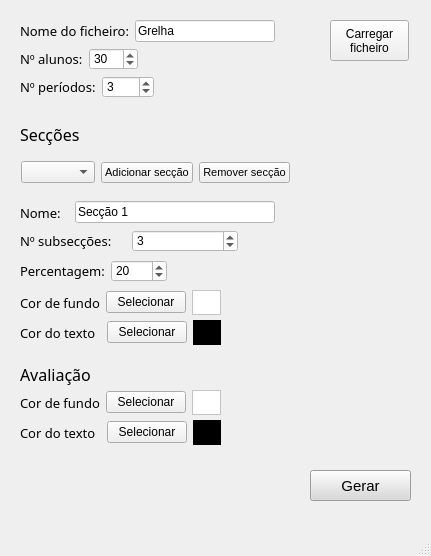
<?xml version="1.0" encoding="UTF-8"?>
<ui version="4.0">
 <class>MainWindow</class>
 <widget class="QMainWindow" name="MainWindow">
  <property name="geometry">
   <rect>
    <x>0</x>
    <y>0</y>
    <width>431</width>
    <height>556</height>
   </rect>
  </property>
  <property name="windowTitle">
   <string>MainWindow</string>
  </property>
  <widget class="QWidget" name="centralwidget">
   <widget class="QWidget" name="layoutWidget_12">
    <property name="geometry">
     <rect>
      <x>20</x>
      <y>20</y>
      <width>255</width>
      <height>22</height>
     </rect>
    </property>
    <layout class="QHBoxLayout" name="horizontalLayout_26">
     <item>
      <widget class="QLabel" name="ficheiroLabel">
       <property name="maximumSize">
        <size>
         <width>150</width>
         <height>16777215</height>
        </size>
       </property>
       <property name="font">
        <font>
         <family>Arial Rounded MT Bold</family>
         <pointsize>10</pointsize>
        </font>
       </property>
       <property name="text">
        <string>Nome do ficheiro:</string>
       </property>
      </widget>
     </item>
     <item>
      <widget class="QLineEdit" name="ficheiroTextBox">
       <property name="maximumSize">
        <size>
         <width>200</width>
         <height>16777215</height>
        </size>
       </property>
       <property name="styleSheet">
        <string notr="true">background-color: white
</string>
       </property>
       <property name="text">
        <string>Grelha</string>
       </property>
       <property name="placeholderText">
        <string/>
       </property>
      </widget>
     </item>
    </layout>
   </widget>
   <widget class="QWidget" name="layoutWidget_11">
    <property name="geometry">
     <rect>
      <x>20</x>
      <y>290</y>
      <width>201</width>
      <height>25</height>
     </rect>
    </property>
    <layout class="QHBoxLayout" name="horizontalLayout_25">
     <item>
      <widget class="QLabel" name="cabecalhoLabel">
       <property name="font">
        <font>
         <family>Arial Rounded MT Bold</family>
         <pointsize>10</pointsize>
        </font>
       </property>
       <property name="text">
        <string>Cor de fundo</string>
       </property>
      </widget>
     </item>
     <item>
      <widget class="QPushButton" name="cabecalhoButton">
       <property name="font">
        <font>
         <family>Arial</family>
        </font>
       </property>
       <property name="text">
        <string>Selecionar</string>
       </property>
      </widget>
     </item>
     <item>
      <widget class="QFrame" name="cabecalhoFrame">
       <property name="styleSheet">
        <string notr="true">background-color: rgb(255, 255, 255)</string>
       </property>
       <property name="frameShape">
        <enum>QFrame::StyledPanel</enum>
       </property>
       <property name="frameShadow">
        <enum>QFrame::Raised</enum>
       </property>
      </widget>
     </item>
    </layout>
   </widget>
   <widget class="QWidget" name="layoutWidget_5">
    <property name="geometry">
     <rect>
      <x>20</x>
      <y>76</y>
      <width>134</width>
      <height>22</height>
     </rect>
    </property>
    <layout class="QHBoxLayout" name="horizontalLayout_19">
     <item>
      <widget class="QLabel" name="periodosLabel">
       <property name="font">
        <font>
         <family>Arial Rounded MT Bold</family>
         <pointsize>10</pointsize>
        </font>
       </property>
       <property name="text">
        <string>Nº períodos:</string>
       </property>
      </widget>
     </item>
     <item>
      <widget class="QSpinBox" name="periodosSpinBox">
       <property name="styleSheet">
        <string notr="true">background-color: white</string>
       </property>
       <property name="minimum">
        <number>1</number>
       </property>
       <property name="value">
        <number>3</number>
       </property>
      </widget>
     </item>
    </layout>
   </widget>
   <widget class="QWidget" name="layoutWidget_7">
    <property name="geometry">
     <rect>
      <x>20</x>
      <y>230</y>
      <width>218</width>
      <height>22</height>
     </rect>
    </property>
    <layout class="QHBoxLayout" name="horizontalLayout_21">
     <item>
      <widget class="QLabel" name="subseccoesLabel">
       <property name="font">
        <font>
         <family>Arial Rounded MT Bold</family>
         <pointsize>10</pointsize>
        </font>
       </property>
       <property name="text">
        <string>Nº subsecções:</string>
       </property>
      </widget>
     </item>
     <item>
      <widget class="QSpinBox" name="subseccoesSpinBox">
       <property name="styleSheet">
        <string notr="true">background-color: white</string>
       </property>
       <property name="minimum">
        <number>1</number>
       </property>
       <property name="value">
        <number>3</number>
       </property>
      </widget>
     </item>
    </layout>
   </widget>
   <widget class="QWidget" name="layoutWidget_9">
    <property name="geometry">
     <rect>
      <x>20</x>
      <y>48</y>
      <width>118</width>
      <height>22</height>
     </rect>
    </property>
    <layout class="QHBoxLayout" name="horizontalLayout_23">
     <item>
      <widget class="QLabel" name="alunosLabel">
       <property name="font">
        <font>
         <family>Arial Rounded MT Bold</family>
         <pointsize>10</pointsize>
        </font>
       </property>
       <property name="text">
        <string>Nº alunos:</string>
       </property>
      </widget>
     </item>
     <item>
      <widget class="QSpinBox" name="alunosSpinBox">
       <property name="styleSheet">
        <string notr="true">background:white
</string>
       </property>
       <property name="minimum">
        <number>1</number>
       </property>
       <property name="value">
        <number>30</number>
       </property>
      </widget>
     </item>
    </layout>
   </widget>
   <widget class="QPushButton" name="gerarButton">
    <property name="geometry">
     <rect>
      <x>310</x>
      <y>470</y>
      <width>101</width>
      <height>31</height>
     </rect>
    </property>
    <property name="font">
     <font>
      <family>Arial</family>
      <pointsize>11</pointsize>
     </font>
    </property>
    <property name="autoFillBackground">
     <bool>false</bool>
    </property>
    <property name="styleSheet">
     <string notr="true">background-color:rgb(217, 217, 217);
</string>
    </property>
    <property name="text">
     <string>Gerar</string>
    </property>
   </widget>
   <widget class="QWidget" name="layoutWidget_10">
    <property name="geometry">
     <rect>
      <x>20</x>
      <y>320</y>
      <width>201</width>
      <height>25</height>
     </rect>
    </property>
    <layout class="QHBoxLayout" name="horizontalLayout_24">
     <item>
      <widget class="QLabel" name="textoLabel">
       <property name="font">
        <font>
         <family>Arial Rounded MT Bold</family>
         <pointsize>10</pointsize>
        </font>
       </property>
       <property name="text">
        <string>Cor do texto</string>
       </property>
      </widget>
     </item>
     <item>
      <widget class="QPushButton" name="textoButton">
       <property name="font">
        <font>
         <family>Arial</family>
        </font>
       </property>
       <property name="text">
        <string>Selecionar</string>
       </property>
      </widget>
     </item>
     <item>
      <widget class="QFrame" name="textoFrame">
       <property name="maximumSize">
        <size>
         <width>28</width>
         <height>16777215</height>
        </size>
       </property>
       <property name="styleSheet">
        <string notr="true">background-color: rgb(0, 0, 0)</string>
       </property>
       <property name="frameShape">
        <enum>QFrame::StyledPanel</enum>
       </property>
       <property name="frameShadow">
        <enum>QFrame::Raised</enum>
       </property>
      </widget>
     </item>
    </layout>
   </widget>
   <widget class="QWidget" name="layoutWidget_6">
    <property name="geometry">
     <rect>
      <x>20</x>
      <y>260</y>
      <width>147</width>
      <height>22</height>
     </rect>
    </property>
    <layout class="QHBoxLayout" name="horizontalLayout_20">
     <item>
      <widget class="QLabel" name="percentagemLabel">
       <property name="font">
        <font>
         <family>Arial Rounded MT Bold</family>
         <pointsize>10</pointsize>
        </font>
       </property>
       <property name="text">
        <string>Percentagem:</string>
       </property>
      </widget>
     </item>
     <item>
      <widget class="QSpinBox" name="percentagemSpinBox">
       <property name="styleSheet">
        <string notr="true">background-color: white</string>
       </property>
       <property name="minimum">
        <number>1</number>
       </property>
       <property name="maximum">
        <number>100</number>
       </property>
       <property name="value">
        <number>20</number>
       </property>
      </widget>
     </item>
    </layout>
   </widget>
   <widget class="QWidget" name="layoutWidget_8">
    <property name="geometry">
     <rect>
      <x>20</x>
      <y>200</y>
      <width>255</width>
      <height>25</height>
     </rect>
    </property>
    <layout class="QHBoxLayout" name="horizontalLayout_22">
     <item>
      <widget class="QLabel" name="nomeLabel">
       <property name="maximumSize">
        <size>
         <width>150</width>
         <height>16777215</height>
        </size>
       </property>
       <property name="font">
        <font>
         <family>Arial Rounded MT Bold</family>
         <pointsize>10</pointsize>
        </font>
       </property>
       <property name="text">
        <string>Nome:</string>
       </property>
      </widget>
     </item>
     <item>
      <widget class="QLineEdit" name="nomeTextBox">
       <property name="maximumSize">
        <size>
         <width>200</width>
         <height>16777215</height>
        </size>
       </property>
       <property name="styleSheet">
        <string notr="true">background-color: white
</string>
       </property>
       <property name="text">
        <string>Secção 1</string>
       </property>
      </widget>
     </item>
    </layout>
   </widget>
   <widget class="QLabel" name="seccoesLabel_2">
    <property name="geometry">
     <rect>
      <x>20</x>
      <y>120</y>
      <width>150</width>
      <height>29</height>
     </rect>
    </property>
    <property name="maximumSize">
     <size>
      <width>150</width>
      <height>16777215</height>
     </size>
    </property>
    <property name="font">
     <font>
      <family>Arial Rounded MT Bold</family>
      <pointsize>12</pointsize>
     </font>
    </property>
    <property name="text">
     <string>Secções</string>
    </property>
   </widget>
   <widget class="QWidget" name="layoutWidget_13">
    <property name="geometry">
     <rect>
      <x>20</x>
      <y>420</y>
      <width>201</width>
      <height>25</height>
     </rect>
    </property>
    <layout class="QHBoxLayout" name="horizontalLayout_27">
     <item>
      <widget class="QLabel" name="textoAvaliacaoLabel">
       <property name="font">
        <font>
         <family>Arial Rounded MT Bold</family>
         <pointsize>10</pointsize>
        </font>
       </property>
       <property name="text">
        <string>Cor do texto</string>
       </property>
      </widget>
     </item>
     <item>
      <widget class="QPushButton" name="textoAvaliacaoButton">
       <property name="font">
        <font>
         <family>Arial</family>
        </font>
       </property>
       <property name="text">
        <string>Selecionar</string>
       </property>
      </widget>
     </item>
     <item>
      <widget class="QFrame" name="textoAvaliacaoFrame">
       <property name="maximumSize">
        <size>
         <width>28</width>
         <height>16777215</height>
        </size>
       </property>
       <property name="styleSheet">
        <string notr="true">background-color: rgb(0, 0, 0)</string>
       </property>
       <property name="frameShape">
        <enum>QFrame::StyledPanel</enum>
       </property>
       <property name="frameShadow">
        <enum>QFrame::Raised</enum>
       </property>
      </widget>
     </item>
    </layout>
   </widget>
   <widget class="QWidget" name="layoutWidget_14">
    <property name="geometry">
     <rect>
      <x>20</x>
      <y>390</y>
      <width>201</width>
      <height>25</height>
     </rect>
    </property>
    <layout class="QHBoxLayout" name="horizontalLayout_28">
     <item>
      <widget class="QLabel" name="cabecalhoAvaliacaoLabel">
       <property name="font">
        <font>
         <family>Arial Rounded MT Bold</family>
         <pointsize>10</pointsize>
        </font>
       </property>
       <property name="text">
        <string>Cor de fundo</string>
       </property>
      </widget>
     </item>
     <item>
      <widget class="QPushButton" name="cabecalhoAvaliacaoButton">
       <property name="font">
        <font>
         <family>Arial</family>
        </font>
       </property>
       <property name="text">
        <string>Selecionar</string>
       </property>
      </widget>
     </item>
     <item>
      <widget class="QFrame" name="cabecalhoAvaliacaoFrame">
       <property name="styleSheet">
        <string notr="true">background-color: rgb(255, 255, 255)</string>
       </property>
       <property name="frameShape">
        <enum>QFrame::StyledPanel</enum>
       </property>
       <property name="frameShadow">
        <enum>QFrame::Raised</enum>
       </property>
      </widget>
     </item>
    </layout>
   </widget>
   <widget class="QLabel" name="seccoesLabel_3">
    <property name="geometry">
     <rect>
      <x>20</x>
      <y>360</y>
      <width>150</width>
      <height>29</height>
     </rect>
    </property>
    <property name="maximumSize">
     <size>
      <width>150</width>
      <height>16777215</height>
     </size>
    </property>
    <property name="font">
     <font>
      <family>Arial Rounded MT Bold</family>
      <pointsize>12</pointsize>
     </font>
    </property>
    <property name="text">
     <string>Avaliação</string>
    </property>
   </widget>
   <widget class="QLabel" name="infoLabel">
    <property name="geometry">
     <rect>
      <x>20</x>
      <y>470</y>
      <width>281</width>
      <height>41</height>
     </rect>
    </property>
    <property name="font">
     <font>
      <family>Arial Rounded MT Bold</family>
      <pointsize>10</pointsize>
      <weight>75</weight>
      <bold>true</bold>
     </font>
    </property>
    <property name="text">
     <string/>
    </property>
   </widget>
   <widget class="QWidget" name="layoutWidget">
    <property name="geometry">
     <rect>
      <x>21</x>
      <y>160</y>
      <width>269</width>
      <height>25</height>
     </rect>
    </property>
    <layout class="QHBoxLayout" name="horizontalLayout">
     <item>
      <widget class="QComboBox" name="seccaoComboBox">
       <property name="editable">
        <bool>false</bool>
       </property>
      </widget>
     </item>
     <item>
      <widget class="QPushButton" name="adicionarButton">
       <property name="font">
        <font>
         <family>Arial</family>
         <pointsize>8</pointsize>
        </font>
       </property>
       <property name="styleSheet">
        <string notr="true"/>
       </property>
       <property name="text">
        <string>Adicionar secção</string>
       </property>
      </widget>
     </item>
     <item>
      <widget class="QPushButton" name="removerButton">
       <property name="font">
        <font>
         <family>Arial</family>
         <pointsize>8</pointsize>
        </font>
       </property>
       <property name="styleSheet">
        <string notr="true"/>
       </property>
       <property name="text">
        <string>Remover secção</string>
       </property>
      </widget>
     </item>
    </layout>
   </widget>
   <widget class="QPushButton" name="carregarButton">
    <property name="geometry">
     <rect>
      <x>330</x>
      <y>20</y>
      <width>79</width>
      <height>41</height>
     </rect>
    </property>
    <property name="font">
     <font>
      <family>Arial</family>
     </font>
    </property>
    <property name="text">
     <string>Carregar 
ficheiro</string>
    </property>
   </widget>
  </widget>
  <widget class="QMenuBar" name="menubar">
   <property name="geometry">
    <rect>
     <x>0</x>
     <y>0</y>
     <width>431</width>
     <height>21</height>
    </rect>
   </property>
  </widget>
  <widget class="QStatusBar" name="statusbar"/>
 </widget>
 <resources/>
 <connections/>
</ui>
